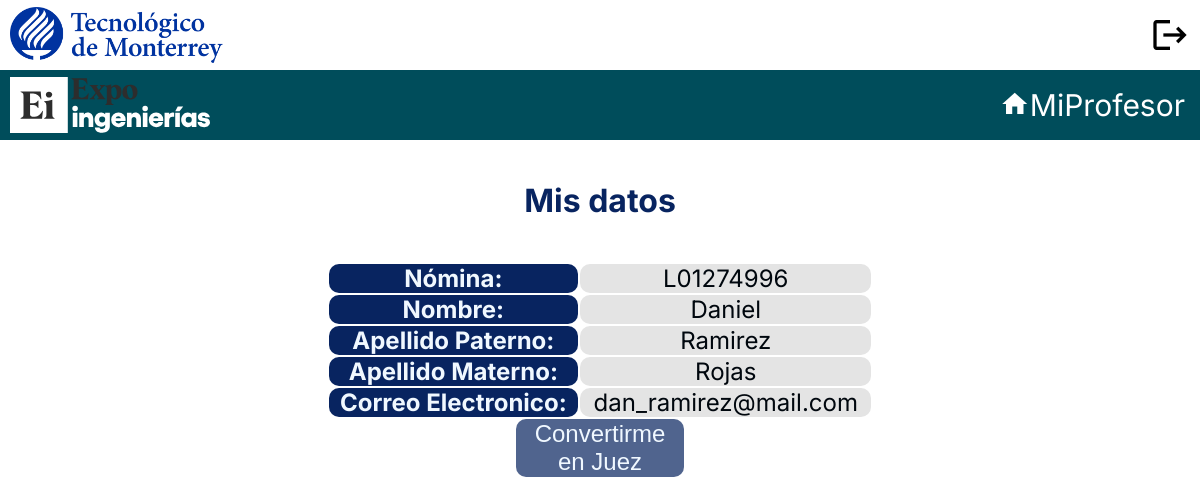
The app's page /inicioprof/prof_read.php?id=L01274996 with its own data.
### tables this page shows
CREATE TABLE `profesor` (
  `id_profesor` VARCHAR(50),
  `nombre` VARCHAR(50),
  `apellido_paterno` VARCHAR(50),
  `apellido_materno` VARCHAR(50),
  `correo` VARCHAR(50),
  `contrasena` VARCHAR(50),
  PRIMARY KEY (`id_profesor`)
);

### inicioprof/prof_read.php (the view, shortened to what this page needs)
<?php
$id = null;
if (!empty($_GET['id'])) {
	$id = $_REQUEST['id'];
}
if ($id == null) {
	header("Location: prof_start.php");
} else {
	$pdo = Database::connect();
	$pdo->setAttribute(PDO::ATTR_ERRMODE, PDO::ERRMODE_EXCEPTION);
	$sql = "SELECT * FROM profesor where id_profesor = ?";
	$q = $pdo->prepare($sql);
	$q->execute(array($id));
	$data = $q->fetch(PDO::FETCH_ASSOC);
}
?>
<!DOCTYPE html>
<html lang="es">
<head>
	<link rel="stylesheet" href="../src/css/common_navbar.css">
	<link rel="stylesheet" href="css/prof_common.css">
	<link rel="stylesheet" href="css/prof_read.css">
</head>
<body>
	<navbar>
		<div id="navbar">
			<img src="../src/img/logo_tec_blue.png">
			<div id="navbarIconsContainer">
				<a id="navbarIcon" href="prof_logout.php" class="material-icons">logout</a>
			</div>
		</div>
	</navbar>
	<navbar>
		<div id="navbarAzul">
			<img src="../src/img/logo_expo_prof.svg">
			<a href="prof_start.php"><span class="material-icons">home</span>MiProfesor</a>
		</div>
	</navbar>
	<br>
	<h1 align="center" style="color: #082460">Mis datos</h1>
	<br>
	<center>
		<table>
			<tr>
				<th class="tabh">&nbsp Nómina: &nbsp</th>
				<td class="tabd">&nbsp <?php echo $data['id_profesor']; ?> &nbsp</td>
			</tr>
			<tr>
				<th class="tabh">&nbsp Nombre: &nbsp</th>
				<td class="tabd">&nbsp <?php echo $data['nombre']; ?> &nbsp</td>
			</tr>
			<tr>
				<th class="tabh">&nbsp Apellido Paterno: &nbsp</th>
				<td class="tabd">&nbsp <?php echo $data['apellido_paterno']; ?> &nbsp</td>
			</tr>
			<tr>
				<th class="tabh">&nbsp Apellido Materno: &nbsp</th>
				<td class="tabd">&nbsp <?php echo $data['apellido_materno']; ?> &nbsp</td>
			</tr>
			<tr>
				<th class="tabh">&nbsp Correo Electronico: &nbsp</th>
				<td class="tabd">&nbsp <?php echo $data['correo']; ?> &nbsp</td>
			</tr>
		</table>
	</center>
	<?php
	$pdo = Database::connect();
	$pdo->setAttribute(PDO::ATTR_ERRMODE, PDO::ERRMODE_EXCEPTION);
	$sql5 = 'SELECT profesor.id_profesor FROM profesor LEFT JOIN juez ON profesor.id_profesor = juez.id_juez WHERE juez.id_juez IS NULL AND profesor.id_profesor = ?';
	$q5 = $pdo->prepare($sql5);
	$q5->execute(array($id));
	$data = $q5->fetch(PDO::FETCH_ASSOC);
	$h = $id;
	if ($h == $data['id_profesor']) {
		echo '<center>';
		echo '<div class="botonbordeV" style="width: 14%; float: center;">';
		echo '<form  action="prof_promote.php" method="post">';
		echo '<button class="botonfinalV" id="botonfinalV" type="submit">Convertirme en Juez</button>';
		echo '</form></th>';
		echo '</div>';
		echo '</center>';
	}
	?>
</body>
</html>

### src/css/common_navbar.css (style rules this page uses)
.material-icons { font-variation-settings: "FILL" 100, "wght" 400, "GRAD" 100, "opsz" 155; }
body { font-family: "Inter"; margin: 0; }
#navbar { background-color: white; height: 70px; display: flex; flex-wrap: wrap; justify-content: space-between; align-items: center; }
#navbar img { height: 80%; margin-left: 10px; margin-right: 10px; }
#navbarIconsContainer { height: 100%; display: flex; align-items: center; }
#navbarIcon { font-size: 40px; text-decoration: none; color: black; margin-right: 10px; }
#navbarAzul { background-color: #004d5b; height: 70px; display: flex; flex-wrap: wrap; justify-content: space-between; align-items: center; }
#navbarAzul img { height: 80%; margin-left: 10px; margin-right: 10px; }
#navbarAzul a { text-decoration: none; color: white; font-size: 30px; margin-right: 15px; }
#navbarAzul span { text-decoration: none; color: white; font-size: 30px; vertical-align: -3px; }

### inicioprof/css/prof_common.css (style rules this page uses)
.botonbordeV { padding: 0; border-radius: 10px; border: 0; background-color: #082460b4; display: flex; justify-content: center; }
.botonfinalV { background-color: transparent; background-repeat: no-repeat; border: none; cursor: pointer; overflow: hidden; outline: none; color: aliceblue; font-size: 150%; }

### inicioprof/css/prof_read.css (style rules this page uses)
.tabh { padding: 0; border-radius: 10px; border: 0; background-color: #082460; background-repeat: no-repeat; cursor: pointer; overflow: hidden; outline: none; color: aliceblue; font-size: 150%; text-decoration: none; }
.tabd { padding: 0; border-radius: 10px; border: 0; background-color: #e4e4e4; background-repeat: no-repeat; cursor: pointer; overflow: hidden; outline: none; color: #00070e; font-size: 150%; text-decoration: none; text-align: center; }

### records on screen
profesor: id_profesor "L01274996", nombre "Daniel", apellido_paterno "Ramirez", apellido_materno "Rojas", correo "dan_ramirez@mail.com"
